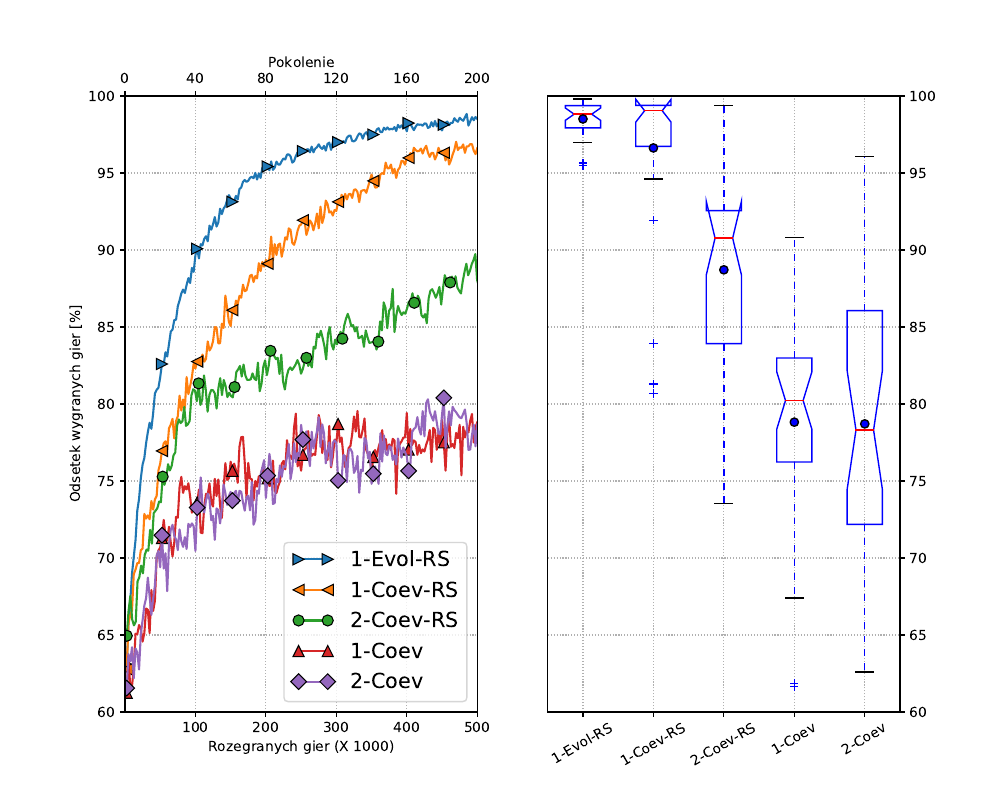

This chart was generated by the following Python code:
#!/usr/bin/env python3
# -*- coding: utf-8 -*-

import matplotlib.pyplot as plt
import csv
import numpy
import matplotlib.ticker as tick

head=2
fsize=10
maxPok=200
step_of_markers=20

xscale=0.001
xmin=60
xmax=500000
yscale=100
ymin=0.6
ymax=1

ox2=numpy.arange(0,1.1,0.2)
ox2*=maxPok

data=[]

files=['1evolrs.csv','1coevrs.csv','2coevrs.csv','1coev.csv','2coev.csv']
names=['1-Evol-RS','1-Coev-RS','2-Coev-RS','1-Coev','2-Coev']
styles=['>','<','o','^','D']

def yformat(x, pos):
    return '{:.5g}'.format(x*100)

def main():
    fig = plt.figure(figsize=(10, 8))
    
    ax1=plt.subplot(1, 2, 1)
    ax1.grid(linestyle='dotted')
    
    ax1.set_xlim([xmin*xscale,xmax*xscale])
    ax1.set_ylim([ymin*yscale,ymax*yscale])

    ax1.set_xlabel("Rozegranych gier (X 1000)",size=str(fsize))
    ax1.set_ylabel("Odsetek wygranych gier [%]",size=str(fsize))
    
    ax3=plt.subplot(1, 2, 2)
    ax3.grid(linestyle='dotted')
    
    for file,name,style in zip(files,names,styles):
        with open('dane/'+file, 'r') as csvfile:
            csvreader = csv.DictReader(csvfile)
            headers=csvreader.fieldnames
            measurements=[]
            avg=0.0
            licznik=0
            
            for row in csvreader:
                for i in range(head,len(row)):
                    avg+=float((row[headers[i]]))
                avg=avg/(len(row)-1)
                measurements.append([
                    float(row[headers[0]]),
                    float(row[headers[1]])*xscale,
                    avg*yscale
                ])
                licznik+=1
                tmp=[]
                
                if(licznik==maxPok):
                    for i in range(head,len(row)):
                        tmp.append(float(row[headers[i]]))
                    data.append(tmp)
        measurements=numpy.array(measurements)
        
        ax1.plot(
            list(map(float,measurements[:,1])),
            list(map(float,measurements[:,2])),
            marker=style,
            markevery=step_of_markers,
            markersize=8,
            markeredgecolor = "black", 
            markeredgewidth = 0.75,
            label=name
        )

    ax1.legend(loc='lower right',prop={'size': 15},numpoints = 2)
    
    ax2=ax1.twiny()
    ax2.set_xticks(ox2)
    ax2.set_xlabel("Pokolenie")
    
    ax3.boxplot(
        data,
        
        notch=True, 
        sym='+', 
        patch_artist=True,
        boxprops=dict(facecolor=(0,0,0,0), color="blue"),
        whiskerprops=dict(color="blue", linestyle=(0, (5, 5))),
        flierprops=dict(color="blue", markeredgecolor="blue"),
        medianprops=dict(color="red"),
        showmeans=True,
        meanprops=dict(markerfacecolor="blue", marker="o",
        markeredgecolor = "black")
    )
    
    loc = tick.MultipleLocator(0.05)
    ax3.yaxis.set_major_locator(loc)
    ax3.set_ylim([ymin,ymax])
    ax3.yaxis.set_major_formatter(tick.FuncFormatter(yformat)) 
    ax3.yaxis.tick_right()
    ax3.set_xticklabels(names,rotation=30)

    plt.savefig('wykresy.pdf')
    plt.show()
    plt.close()

if __name__ == '__main__':
    main()